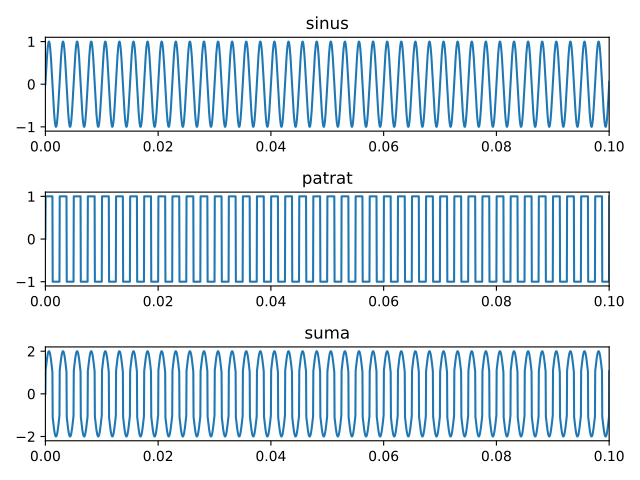

Recreate this plot in Python.
import numpy as np
import matplotlib.pyplot as plt 
from matplotlib.colors import ListedColormap
import scipy
import sounddevice

n=3
fig, axs = plt.subplots(n)

t=np.arange(0,1,step=1/44100)

f=400
semnalsinus= np.sin(2*np.pi*f*t)

semnalpatrat=np.sign(np.sin(2*np.pi*f*t))


semnalsuma=semnalsinus+semnalpatrat

axs[0].plot(t,semnalsinus)
axs[0].set_title('sinus')

axs[1].plot(t,semnalpatrat)
axs[1].set_title('patrat')


axs[2].plot(t,semnalsuma)
axs[2].set_title('suma')



for ax in axs.flat:
    ax.set_xlim([0,0.1])
plt.tight_layout()
plt.savefig('4.pdf')
plt.show()
plt.close(fig)
